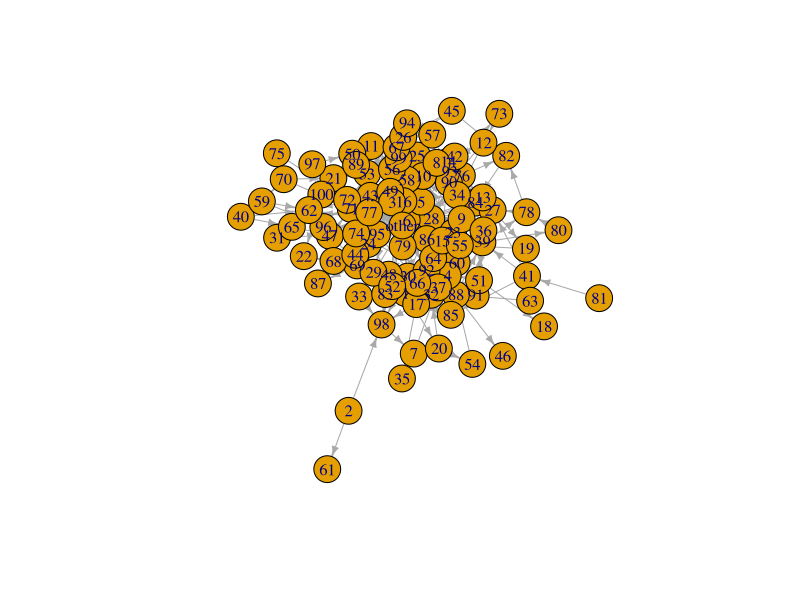

This chart was generated by the following R code:


library(igraph)

# Create a simple directed graph with one edge between each pair of nodes (no self-loops)
n <- 100
nodes <- 1:n
edges <- data.frame(from = sample(nodes, size = 2*n, replace = TRUE),
                    to = sample(nodes, size = 2*n, replace = TRUE))
edges <- edges[edges$from != edges$to, ] # Remove self-loops
edges <- unique(edges)  # Remove duplicate edges
g <- graph_from_data_frame(edges, directed = TRUE)

# Add a source node
source_node <- max(V(g)) + 1
g <- add_vertices(g, nv = 1, name = "other")

# Connect the source node to selected existing nodes with directed edges
target_nodes <- sample(nodes, size = n/2)  # Choose 5 random nodes to connect to
for (target_node in target_nodes) {
  g <- add_edges(g, c(source_node, target_node))
}
plot(g, edge.arrow.size=0.5)
# Simulate random paths from selected nodes (excluding the source node)
random_paths <- lapply(1:100, function(v) {
  if (runif(1) < 0.7) {
    # Start from the source node
    random_walk(g, start = source_node, steps  = 1, mode = "out")
  } else {
    # Start from a randomly selected node (excluding the source node)
    v <- sample(nodes, size = 1)
    random_walk(g, start = v, steps  = 1, mode = "out")
  }
})

# Count similar random paths and create a dataframe
path_counts <- table(sapply(random_paths, function(path) paste(path, collapse = ":")))
path_df <- data.frame(path = names(path_counts), frequency = as.numeric(path_counts))


